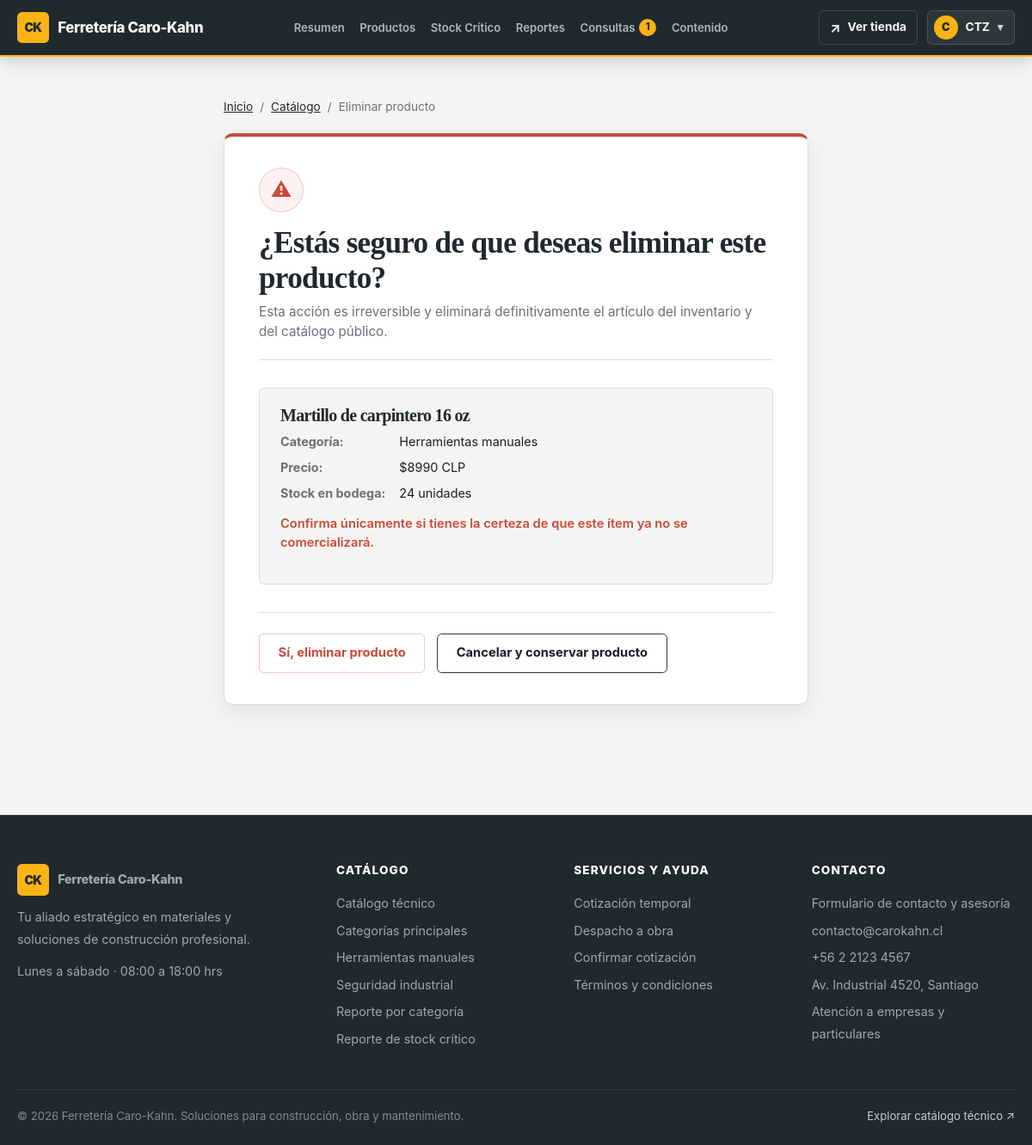
Screenshot of /catalogo/eliminar/1/ (signed in) with the database file from the repository.
### catalogo/models.py (models this page shows, shortened)
class ContenidoSitio(models.Model):
    clave = models.SlugField(max_length=100, unique=True)
    valor = models.TextField(blank=True)
    actualizado_por = models.ForeignKey(
        settings.AUTH_USER_MODEL,
        on_delete=models.SET_NULL,
        related_name="contenidos_sitio_actualizados",
        null=True,
        blank=True,
    )
    creado_en = models.DateTimeField(auto_now_add=True)
    actualizado_en = models.DateTimeField(auto_now=True)
    class Meta:
        ordering = ("clave",)
        verbose_name = "contenido del sitio"
        verbose_name_plural = "contenidos del sitio"

class Producto(models.Model):
    nombre = models.CharField(max_length=200)
    categoria = models.ForeignKey(
        Categoria,
        on_delete=models.PROTECT,
        related_name="productos",
    )
    precio = models.DecimalField(
        max_digits=12,
        decimal_places=0,
        validators=[MinValueValidator(0)],
    )
    stock = models.PositiveIntegerField(default=0)
    imagen_url = models.URLField(blank=True)
    imagen_archivo = models.CharField(max_length=255, blank=True)
    descripcion = models.TextField(blank=True)
    visible = models.BooleanField(default=True)
    creado_en = models.DateTimeField(auto_now_add=True)
    actualizado_en = models.DateTimeField(auto_now=True)
    class Meta:
        ordering = ("nombre",)
        verbose_name = "producto"
        verbose_name_plural = "productos"

class Categoria(models.Model):
    nombre = models.CharField(max_length=100, unique=True)
    class Meta:
        ordering = ("nombre",)
        verbose_name = "categoría"
        verbose_name_plural = "categorías"

### catalogo/views.py (the view, shortened to what this page needs)
# urls.py: path('eliminar/<int:id>/', views.eliminar_producto, name='eliminar_producto'),
def eliminar_producto(request, id):
    if not _es_administrador(request):
        messages.error(request, 'Acceso restringido: Se requieren permisos de administrador para eliminar productos.')
        return redirect('lista')
    producto = get_object_or_404(Producto, pk=id)
    contexto = {
        'producto': producto,
        'contenido': cargar_contenido(),
    }
    return render(request, 'catalogo/eliminar_producto.html', contexto)

### catalogo/views.py (called while the page is built)
def cargar_contenido():
    contenido_sitio = {
        registro.clave: registro.valor
        for registro in ContenidoSitio.objects.all()
    }
    return {**CONTENIDO_POR_DEFECTO, **contenido_sitio}

def _es_administrador(request):
    return getattr(request.user, 'is_authenticated', False) and getattr(request.user, 'is_staff', False)

### catalogo/templates/catalogo/eliminar_producto.html (shortened to what this page needs)
{% extends 'catalogo/base.html' %}
{% load static %}
{% block extra_css %}
<link rel="stylesheet" href="{% static 'catalogo/css/formulario.css' %}?v=1.0">
{% endblock %}
{% block content %}
<section class="formulario-seccion">
    <div class="formulario-contenedor">
        <nav class="formulario-migas" aria-label="Migas de pan">
            <a href="{% url 'inicio' %}">Inicio</a>
            <span aria-hidden="true">/</span>
            <a href="{% url 'lista' %}">Catálogo</a>
            <span aria-hidden="true">/</span>
            <span aria-current="page">Eliminar producto</span>
        </nav>
        <div class="formulario-card card-eliminar">
            <header class="formulario-encabezado">
                <div class="alerta-icono-peligro" aria-hidden="true">⚠</div>
                <h1>¿Estás seguro de que deseas eliminar este producto?</h1>
                <p>Esta acción es irreversible y eliminará definitivamente el artículo del inventario y del catálogo público.</p>
            </header>
            <div class="producto-resumen-eliminar">
                <h2>{{ producto.nombre }}</h2>
                <dl>
                    <dt>Categoría:</dt>
                    <dd>{{ producto.categoria.nombre }}</dd>
                    <dt>Precio:</dt>
                    <dd>${{ producto.precio|floatformat:0 }} CLP</dd>
                    <dt>Stock en bodega:</dt>
                    <dd>{{ producto.stock }} unidades</dd>
                </dl>
                <p class="aviso-peligro">Confirma únicamente si tienes la certeza de que este ítem ya no se comercializará.</p>
            </div>
            <form method="post">
                <div class="formulario-acciones">
                    <button type="submit" class="button button--danger">
                        Sí, eliminar producto
                    </button>
                    <a href="{% url 'lista' %}" class="button button--secondary">
                        Cancelar y conservar producto
                    </a>
                </div>
            </form>
        </div>
    </div>
</section>
{% endblock %}

### catalogo/templates/catalogo/base.html (shortened to what this page needs)
{% load static %}
<!DOCTYPE html>
<html lang="es">
<head>
    <link rel="stylesheet" href="{% static 'catalogo/css/base.css' %}?v=2.4">
    {% block extra_css %}{% endblock %}
</head>
<body>
    <header class="site-header {% if es_area_admin %}site-header--admin{% endif %}">
        <div class="contenedor">
            <div class="navbar">
                {% if es_area_admin %}
                    <div class="header__brand-group">
                        <a href="{% url 'admin_landing' %}" class="marca header__brand">
                            <span class="marca-icono header__mark" aria-hidden="true">CK</span>
                            <span>{{ contenido.marca }}</span>
                        </a>
                    </div>
                    <nav class="header__nav header__nav--admin" id="menu-principal" aria-label="Navegación administrativa">
                        <a href="{% url 'admin_landing' %}" class="nav-link {% if url_actual == 'admin_landing' %}nav-link--active{% endif %}" {% if url_actual == 'admin_landing' %}aria-current="page"{% endif %}>Resumen</a>
                        <a href="{% url 'lista' %}" class="nav-link {% if url_actual == 'lista' %}nav-link--active{% endif %}" {% if url_actual == 'lista' %}aria-current="page"{% endif %}>Productos</a>
                        <a href="{% url 'reporte_critico' %}" class="nav-link {% if url_actual == 'reporte_critico' %}nav-link--active{% endif %}" {% if url_actual == 'reporte_critico' %}aria-current="page"{% endif %}>Stock Crítico</a>
                        <a href="{% url 'reporte_resumen' %}" class="nav-link {% if url_actual == 'reporte_resumen' %}nav-link--active{% endif %}" {% if url_actual == 'reporte_resumen' %}aria-current="page"{% endif %}>Reportes</a>
                        <a href="{% url 'admin_consultas' %}" class="nav-link " >Consultas{% if consultas_pendientes %} <span class="nav-badge" aria-label="{{ consultas_pendientes }} pendientes">{{ consultas_pendientes }}</span>{% endif %}</a>
                        <a href="{% url 'admin_landing' %}#contenido-admin" class="nav-link">Contenido</a>
                    </nav>
                    <div class="nav-links header__actions">
                        <a href="{% url 'inicio' %}" class="button button--outline-light button--small" title="Volver a la tienda pública">
                            <span aria-hidden="true">↗</span> Ver tienda
                        </a>
                        <details class="user-menu">
                            <summary class="user-menu__trigger" aria-label="Menú del usuario administrador">
                                <span class="user-menu__avatar" aria-hidden="true">{{ request.user.username|first|upper }}</span>
                                <span class="user-menu__name">{{ request.user.username }}</span>
                                <span class="user-menu__caret" aria-hidden="true">▾</span>
                            </summary>
                        </details>
                    </div>
                {% endif %}
            </div>
        </div>
    </header>
    <main>
        {% block content %}{% endblock %}
    </main>
    <footer class="site-footer">
        <div class="footer-grid">
            <div class="footer-col footer-presentacion">
                <a href="{% url 'inicio' %}" class="marca header__brand">
                    <span class="marca-icono header__mark" aria-hidden="true">CK</span>
                    <span>{{ contenido.marca }}</span>
                </a>
                <p>{{ contenido.footer_descripcion|linebreaksbr }}</p>
                <p class="footer-horario">Lunes a sábado · 08:00 a 18:00 hrs</p>
            </div>
            <div class="footer-col">
                <h2>Catálogo</h2>
                <ul>
                    <li><a href="{% url 'lista' %}">Catálogo técnico</a></li>
                    <li><a href="{% url 'inicio' %}#categorias">Categorías principales</a></li>
                    <li><a href="{% url 'lista' %}?categoria=Herramientas+manuales#catalogo">Herramientas manuales</a></li>
                    <li><a href="{% url 'lista' %}?categoria=Seguridad+industrial#catalogo">Seguridad industrial</a></li>
                    {% if es_admin %}
                        <li><a href="{% url 'reporte_resumen' %}">Reporte por categoría</a></li>
                        <li><a href="{% url 'reporte_critico' %}">Reporte de stock crítico</a></li>
                    {% endif %}
                </ul>
            </div>
            <div class="footer-col">
                <h2>Servicios y Ayuda</h2>
                <ul>
                    <li><a href="{% url 'carrito' %}">Cotización temporal</a></li>
                    <li><a href="{% url 'inicio' %}#beneficios">Despacho a obra</a></li>
                    <li><a href="{% url 'checkout' %}">Confirmar cotización</a></li>
                    <li><a href="{% url 'inicio' %}#beneficios">Términos y condiciones</a></li>
                </ul>
            </div>
            <div class="footer-col">
                <h2>Contacto</h2>
                <ul>
                    <li><a href="{% url 'contacto' %}">Formulario de contacto y asesoría</a></li>
                    <li><a href="mailto:contacto@carokahn.cl">contacto@carokahn.cl</a></li>
                    <li><a href="tel:+56221234567">+56 2 2123 4567</a></li>
                    <li>Av. Industrial 4520, Santiago</li>
                    <li>Atención a empresas y particulares</li>
                </ul>
            </div>
        </div>
        <div class="footer-bottom">
            <span>&copy; 2026 {{ contenido.marca }}. Soluciones para construcción, obra y mantenimiento.</span>
            <a href="{% url 'lista' %}">Explorar catálogo técnico <span aria-hidden="true">↗</span></a>
        </div>
    </footer>
</body>
</html>

### catalogo/static/catalogo/css/formulario.css (style rules this page uses)
.formulario-seccion { padding: 3rem 0 4.5rem; background-color: var(--color-paper, #f4f5f2); min-height: calc(100vh - 250px); }
.formulario-contenedor { max-width: 720px; margin: 0 auto; padding: 0 1.25rem; }
.formulario-migas { display: flex; align-items: center; gap: 0.5rem; font-size: 0.85rem; color: var(--color-text-muted, #687276); margin-bottom: 1.25rem; }
.formulario-migas a { color: var(--color-ink, #20292d); text-decoration: underline; }
.formulario-card { background: var(--color-surface, #ffffff); border: 1px solid var(--color-border, #d9dedc); border-radius: var(--radius-md, 0.65rem); padding: 2.25rem 2.5rem; box-shadow: var(--shadow-card, 0 0.5rem 1.5rem rgba(20, 28, 31, 0.08)); }
.formulario-encabezado { margin-bottom: 2rem; padding-bottom: 1.25rem; border-bottom: 1px solid var(--color-border, #d9dedc); }
.formulario-encabezado h1 { font-family: var(--font-display, Georgia, serif); font-size: clamp(1.6rem, 3.5vw, 2.2rem); font-weight: 700; color: var(--color-ink, #20292d); letter-spacing: -0.02em; line-height: 1.15; margin: 0 0 0.5rem; }
.formulario-encabezado p { font-size: 0.95rem; color: var(--color-text-muted, #687276); line-height: 1.5; margin: 0; }
.formulario-acciones { display: flex; flex-wrap: wrap; align-items: center; gap: 0.85rem; margin-top: 2rem; padding-top: 1.5rem; border-top: 1px solid var(--color-border, #d9dedc); }
.formulario-acciones .button { min-height: 2.85rem; padding: 0.75rem 1.35rem; font-size: 0.92rem; }
.card-eliminar { border-top: 4px solid var(--color-danger, #c84a3a); }
.alerta-icono-peligro { display: inline-flex; align-items: center; justify-content: center; width: 3.25rem; height: 3.25rem; background-color: #fdf2f2; color: var(--color-danger, #c84a3a); border-radius: 50%; font-size: 1.5rem; font-weight: bold; margin-bottom: 1rem; border: 1px solid rgba(200, 74, 58, 0.25); }
.producto-resumen-eliminar { background-color: var(--color-paper, #f4f5f2); border: 1px solid var(--color-border, #d9dedc); border-radius: var(--radius-sm, 0.35rem); padding: 1.25rem 1.5rem; margin: 1.5rem 0; }
.producto-resumen-eliminar h2 { font-family: var(--font-display, Georgia, serif); font-size: 1.25rem; color: var(--color-ink, #20292d); margin: 0 0 0.5rem; }
.producto-resumen-eliminar dl { display: grid; grid-template-columns: auto 1fr; gap: 0.5rem 1rem; margin: 0; font-size: 0.9rem; }
.producto-resumen-eliminar dt { font-weight: 700; color: var(--color-text-muted, #687276); }
.producto-resumen-eliminar dd { margin: 0; color: var(--color-text, #172024); }
.aviso-peligro { color: var(--color-danger, #c84a3a); font-weight: 600; font-size: 0.92rem; margin-top: 0.75rem; }

### rows the page displays
ContenidoSitio: marca "Ferretería Caro-Kahn"
Producto: nombre "Martillo de carpintero 16 oz", categoria.nombre "Herramientas manuales", precio "8990", stock "24"
ContenidoSitio: footer_descripcion "Tu aliado estratégico en materiales y soluciones de construcción profesional."

### other values shown
{{ consultas_pendientes }} "1"
{{ request.user.username|first|upper }} "C"
{{ request.user.username }} "CTZ"
